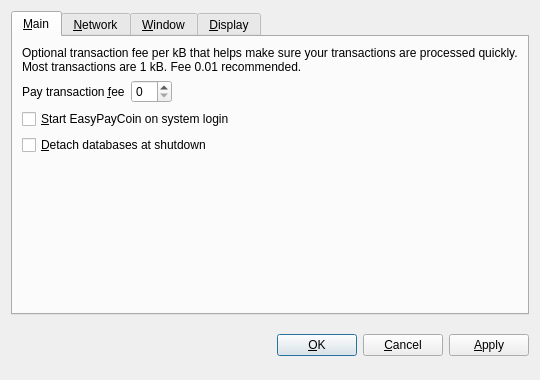
<?xml version="1.0" encoding="UTF-8"?>
<ui version="4.0">
 <class>OptionsDialog</class>
 <widget class="QDialog" name="OptionsDialog">
  <property name="geometry">
   <rect>
    <x>0</x>
    <y>0</y>
    <width>540</width>
    <height>380</height>
   </rect>
  </property>
  <property name="windowTitle">
   <string>Options</string>
  </property>
  <property name="modal">
   <bool>true</bool>
  </property>
  <layout class="QVBoxLayout" name="verticalLayout">
   <item>
    <widget class="QTabWidget" name="tabWidget">
     <property name="tabPosition">
      <enum>QTabWidget::North</enum>
     </property>
     <property name="currentIndex">
      <number>0</number>
     </property>
     <widget class="QWidget" name="tabMain">
      <attribute name="title">
       <string>&amp;Main</string>
      </attribute>
      <layout class="QVBoxLayout" name="verticalLayout_Main">
       <item>
        <widget class="QLabel" name="transactionFeeInfoLabel">
         <property name="text">
          <string>Optional transaction fee per kB that helps make sure your transactions are processed quickly. Most transactions are 1 kB. Fee 0.01 recommended.</string>
         </property>
         <property name="textFormat">
          <enum>Qt::PlainText</enum>
         </property>
         <property name="wordWrap">
          <bool>true</bool>
         </property>
        </widget>
       </item>
       <item>
        <layout class="QHBoxLayout" name="horizontalLayout_Main">
         <item>
          <widget class="QLabel" name="transactionFeeLabel">
           <property name="text">
            <string>Pay transaction &amp;fee</string>
           </property>
           <property name="textFormat">
            <enum>Qt::PlainText</enum>
           </property>
           <property name="buddy">
            <cstring>transactionFee</cstring>
           </property>
          </widget>
         </item>
         <item>
          <widget class="BitcoinAmountField" name="transactionFee"/>
         </item>
         <item>
          <spacer name="horizontalSpacer_Main">
           <property name="orientation">
            <enum>Qt::Horizontal</enum>
           </property>
           <property name="sizeHint" stdset="0">
            <size>
             <width>40</width>
             <height>20</height>
            </size>
           </property>
          </spacer>
         </item>
        </layout>
       </item>
       <item>
        <widget class="QCheckBox" name="bitcoinAtStartup">
         <property name="toolTip">
          <string>Automatically start EasyPayCoin after logging in to the system.</string>
         </property>
         <property name="text">
          <string>&amp;Start EasyPayCoin on system login</string>
         </property>
        </widget>
       </item>
       <item>
        <widget class="QCheckBox" name="detachDatabases">
         <property name="toolTip">
          <string>Detach block and address databases at shutdown. This means they can be moved to another data directory, but it slows down shutdown. The wallet is always detached.</string>
         </property>
         <property name="text">
          <string>&amp;Detach databases at shutdown</string>
         </property>
        </widget>
       </item>
       <item>
        <spacer name="verticalSpacer_Main">
         <property name="orientation">
          <enum>Qt::Vertical</enum>
         </property>
         <property name="sizeHint" stdset="0">
          <size>
           <width>20</width>
           <height>40</height>
          </size>
         </property>
        </spacer>
       </item>
      </layout>
     </widget>
     <widget class="QWidget" name="tabNetwork">
      <attribute name="title">
       <string>&amp;Network</string>
      </attribute>
      <layout class="QVBoxLayout" name="verticalLayout_Network">
       <item>
        <widget class="QCheckBox" name="mapPortUpnp">
         <property name="toolTip">
          <string>Automatically open the EasyPayCoin client port on the router. This only works when your router supports UPnP and it is enabled.</string>
         </property>
         <property name="text">
          <string>Map port using &amp;UPnP</string>
         </property>
        </widget>
       </item>
       <item>
        <widget class="QCheckBox" name="connectSocks">
         <property name="toolTip">
          <string>Connect to the EasyPayCoin network through a SOCKS proxy (e.g. when connecting through Tor).</string>
         </property>
         <property name="text">
          <string>&amp;Connect through SOCKS proxy:</string>
         </property>
        </widget>
       </item>
       <item>
        <layout class="QHBoxLayout" name="horizontalLayout_Network">
         <item>
          <widget class="QLabel" name="proxyIpLabel">
           <property name="text">
            <string>Proxy &amp;IP:</string>
           </property>
           <property name="textFormat">
            <enum>Qt::PlainText</enum>
           </property>
           <property name="buddy">
            <cstring>proxyIp</cstring>
           </property>
          </widget>
         </item>
         <item>
          <widget class="QValidatedLineEdit" name="proxyIp">
           <property name="maximumSize">
            <size>
             <width>140</width>
             <height>16777215</height>
            </size>
           </property>
           <property name="toolTip">
            <string>IP address of the proxy (e.g. 127.0.0.1)</string>
           </property>
          </widget>
         </item>
         <item>
          <widget class="QLabel" name="proxyPortLabel">
           <property name="text">
            <string>&amp;Port:</string>
           </property>
           <property name="textFormat">
            <enum>Qt::PlainText</enum>
           </property>
           <property name="buddy">
            <cstring>proxyPort</cstring>
           </property>
          </widget>
         </item>
         <item>
          <widget class="QLineEdit" name="proxyPort">
           <property name="maximumSize">
            <size>
             <width>55</width>
             <height>16777215</height>
            </size>
           </property>
           <property name="toolTip">
            <string>Port of the proxy (e.g. 9050)</string>
           </property>
          </widget>
         </item>
         <item>
          <widget class="QLabel" name="socksVersionLabel">
           <property name="text">
            <string>SOCKS &amp;Version:</string>
           </property>
           <property name="textFormat">
            <enum>Qt::PlainText</enum>
           </property>
           <property name="buddy">
            <cstring>socksVersion</cstring>
           </property>
          </widget>
         </item>
         <item>
          <widget class="QValueComboBox" name="socksVersion">
           <property name="toolTip">
            <string>SOCKS version of the proxy (e.g. 5)</string>
           </property>
          </widget>
         </item>
         <item>
          <spacer name="horizontalSpacer_Network">
           <property name="orientation">
            <enum>Qt::Horizontal</enum>
           </property>
           <property name="sizeHint" stdset="0">
            <size>
             <width>40</width>
             <height>20</height>
            </size>
           </property>
          </spacer>
         </item>
        </layout>
       </item>
       <item>
        <spacer name="verticalSpacer_Network">
         <property name="orientation">
          <enum>Qt::Vertical</enum>
         </property>
         <property name="sizeHint" stdset="0">
          <size>
           <width>20</width>
           <height>40</height>
          </size>
         </property>
        </spacer>
       </item>
      </layout>
     </widget>
     <widget class="QWidget" name="tabWindow">
      <attribute name="title">
       <string>&amp;Window</string>
      </attribute>
      <layout class="QVBoxLayout" name="verticalLayout_Window">
       <item>
        <widget class="QCheckBox" name="minimizeToTray">
         <property name="toolTip">
          <string>Show only a tray icon after minimizing the window.</string>
         </property>
         <property name="text">
          <string>&amp;Minimize to the tray instead of the taskbar</string>
         </property>
        </widget>
       </item>
       <item>
        <widget class="QCheckBox" name="minimizeOnClose">
         <property name="toolTip">
          <string>Minimize instead of exit the application when the window is closed. When this option is enabled, the application will be closed only after selecting Quit in the menu.</string>
         </property>
         <property name="text">
          <string>M&amp;inimize on close</string>
         </property>
        </widget>
       </item>
       <item>
        <spacer name="verticalSpacer_Window">
         <property name="orientation">
          <enum>Qt::Vertical</enum>
         </property>
         <property name="sizeHint" stdset="0">
          <size>
           <width>20</width>
           <height>40</height>
          </size>
         </property>
        </spacer>
       </item>
      </layout>
     </widget>
     <widget class="QWidget" name="tabDisplay">
      <attribute name="title">
       <string>&amp;Display</string>
      </attribute>
      <layout class="QVBoxLayout" name="verticalLayout_Display">
       <item>
        <layout class="QHBoxLayout" name="horizontalLayout_1_Display">
         <item>
          <widget class="QLabel" name="langLabel">
           <property name="text">
            <string>User Interface &amp;language:</string>
           </property>
           <property name="textFormat">
            <enum>Qt::PlainText</enum>
           </property>
           <property name="buddy">
            <cstring>lang</cstring>
           </property>
          </widget>
         </item>
         <item>
          <widget class="QValueComboBox" name="lang">
           <property name="toolTip">
            <string>The user interface language can be set here. This setting will take effect after restarting EasyPayCoin.</string>
           </property>
          </widget>
         </item>
        </layout>
       </item>
       <item>
        <layout class="QHBoxLayout" name="horizontalLayout_2_Display">
         <item>
          <widget class="QLabel" name="unitLabel">
           <property name="text">
            <string>&amp;Unit to show amounts in:</string>
           </property>
           <property name="textFormat">
            <enum>Qt::PlainText</enum>
           </property>
           <property name="buddy">
            <cstring>unit</cstring>
           </property>
          </widget>
         </item>
         <item>
          <widget class="QValueComboBox" name="unit">
           <property name="toolTip">
            <string>Choose the default subdivision unit to show in the interface and when sending coins.</string>
           </property>
          </widget>
         </item>
        </layout>
       </item>
       <item>
        <widget class="QCheckBox" name="displayAddresses">
         <property name="toolTip">
          <string>Whether to show EasyPayCoin addresses in the transaction list or not.</string>
         </property>
         <property name="text">
          <string>&amp;Display addresses in transaction list</string>
         </property>
        </widget>
       </item>
       <item>
        <widget class="QCheckBox" name="coinControlFeatures">
         <property name="toolTip">
          <string>Whether to show coin control features or not.</string>
         </property>
         <property name="text">
          <string>Display coin &amp;control features (experts only!)</string>
         </property>
        </widget>
       </item>
       <item>
        <spacer name="verticalSpacer_Display">
         <property name="orientation">
          <enum>Qt::Vertical</enum>
         </property>
         <property name="sizeHint" stdset="0">
          <size>
           <width>20</width>
           <height>40</height>
          </size>
         </property>
        </spacer>
       </item>
      </layout>
     </widget>
    </widget>
   </item>
   <item>
    <layout class="QHBoxLayout" name="horizontalLayout_Buttons">
     <item>
      <spacer name="horizontalSpacer_1">
       <property name="orientation">
        <enum>Qt::Horizontal</enum>
       </property>
       <property name="sizeHint" stdset="0">
        <size>
         <width>40</width>
         <height>48</height>
        </size>
       </property>
      </spacer>
     </item>
     <item>
      <widget class="QLabel" name="statusLabel">
       <property name="font">
        <font>
         <weight>75</weight>
         <bold>true</bold>
        </font>
       </property>
       <property name="text">
        <string/>
       </property>
       <property name="textFormat">
        <enum>Qt::PlainText</enum>
       </property>
       <property name="wordWrap">
        <bool>true</bool>
       </property>
      </widget>
     </item>
     <item>
      <spacer name="horizontalSpacer_2">
       <property name="orientation">
        <enum>Qt::Horizontal</enum>
       </property>
       <property name="sizeHint" stdset="0">
        <size>
         <width>40</width>
         <height>48</height>
        </size>
       </property>
      </spacer>
     </item>
     <item>
      <widget class="QPushButton" name="okButton">
       <property name="text">
        <string>&amp;OK</string>
       </property>
      </widget>
     </item>
     <item>
      <widget class="QPushButton" name="cancelButton">
       <property name="text">
        <string>&amp;Cancel</string>
       </property>
       <property name="autoDefault">
        <bool>false</bool>
       </property>
      </widget>
     </item>
     <item>
      <widget class="QPushButton" name="applyButton">
       <property name="text">
        <string>&amp;Apply</string>
       </property>
       <property name="autoDefault">
        <bool>false</bool>
       </property>
      </widget>
     </item>
    </layout>
   </item>
  </layout>
 </widget>
 <customwidgets>
  <customwidget>
   <class>BitcoinAmountField</class>
   <extends>QSpinBox</extends>
   <header>bitcoinamountfield.h</header>
  </customwidget>
  <customwidget>
   <class>QValueComboBox</class>
   <extends>QComboBox</extends>
   <header>qvaluecombobox.h</header>
  </customwidget>
  <customwidget>
   <class>QValidatedLineEdit</class>
   <extends>QLineEdit</extends>
   <header>qvalidatedlineedit.h</header>
  </customwidget>
 </customwidgets>
 <resources/>
 <connections/>
</ui>
